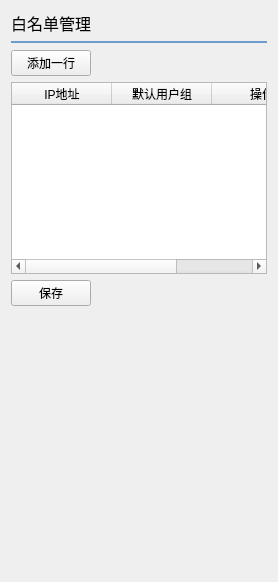
     <widget class="QWidget" name="page_17">
      <layout class="QVBoxLayout" name="verticalLayout_85">
       <item>
        <layout class="QHBoxLayout" name="horizontalLayout_86">
         <item>
          <widget class="QLabel" name="label_138">
           <property name="font">
            <font>
             <family>黑体</family>
             <pointsize>12</pointsize>
            </font>
           </property>
           <property name="text">
            <string>白名单管理</string>
           </property>
          </widget>
         </item>
         <item>
          <spacer name="horizontalSpacer_35">
           <property name="orientation">
            <enum>Qt::Horizontal</enum>
           </property>
           <property name="sizeHint" stdset="0">
            <size>
             <width>40</width>
             <height>20</height>
            </size>
           </property>
          </spacer>
         </item>
        </layout>
       </item>
       <item>
        <widget class="Line" name="line_11">
         <property name="styleSheet">
          <string notr="true">color:rgb(111, 156, 207);</string>
         </property>
         <property name="frameShadow">
          <enum>QFrame::Plain</enum>
         </property>
         <property name="lineWidth">
          <number>2</number>
         </property>
         <property name="orientation">
          <enum>Qt::Horizontal</enum>
         </property>
        </widget>
       </item>
       <item>
        <layout class="QHBoxLayout" name="horizontalLayout_87">
         <item>
          <widget class="QPushButton" name="pushButton_25">
           <property name="font">
            <font>
             <family>微软雅黑</family>
            </font>
           </property>
           <property name="text">
            <string>添加一行</string>
           </property>
          </widget>
         </item>
         <item>
          <spacer name="horizontalSpacer_34">
           <property name="orientation">
            <enum>Qt::Horizontal</enum>
           </property>
           <property name="sizeHint" stdset="0">
            <size>
             <width>40</width>
             <height>20</height>
            </size>
           </property>
          </spacer>
         </item>
        </layout>
       </item>
       <item>
        <widget class="QTableWidget" name="tableWidget_9">
         <column>
          <property name="text">
           <string>IP地址</string>
          </property>
         </column>
         <column>
          <property name="text">
           <string>默认用户组</string>
          </property>
         </column>
         <column>
          <property name="text">
           <string>操作</string>
          </property>
         </column>
        </widget>
       </item>
       <item>
        <layout class="QHBoxLayout" name="horizontalLayout_88">
         <item>
          <widget class="QPushButton" name="pushButton_26">
           <property name="font">
            <font>
             <family>微软雅黑</family>
            </font>
           </property>
           <property name="text">
            <string>保存</string>
           </property>
          </widget>
         </item>
         <item>
          <spacer name="horizontalSpacer_36">
           <property name="orientation">
            <enum>Qt::Horizontal</enum>
           </property>
           <property name="sizeHint" stdset="0">
            <size>
             <width>40</width>
             <height>20</height>
            </size>
           </property>
          </spacer>
         </item>
        </layout>
       </item>
       <item>
        <spacer name="verticalSpacer_4">
         <property name="orientation">
          <enum>Qt::Vertical</enum>
         </property>
         <property name="sizeHint" stdset="0">
          <size>
           <width>20</width>
           <height>265</height>
          </size>
         </property>
        </spacer>
       </item>
      </layout>
     </widget>
